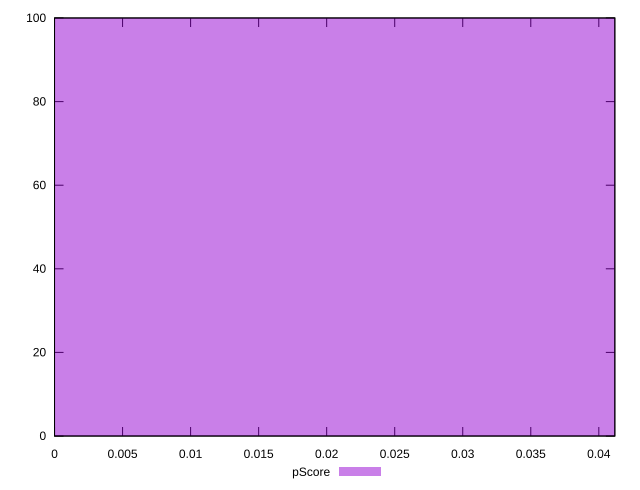

Reproduce this figure in gnuplot.
reset

$pScore <<EOF
0 100
EOF

set key outside below
set boxwidth 0.1
set xrange [0:0.04117647058823526]
set yrange [0:100]
set trange [0:100]
set style fill transparent solid 0.5 noborder
set terminal svg size 640, 490 enhanced background rgb 'white'
set output "reports/report_00030_2021-02-24T20-42-31.540Z/uses-text-compression/samples/astro/pScore/histogram.svg"

plot $pScore title "pScore" with boxes

reset
